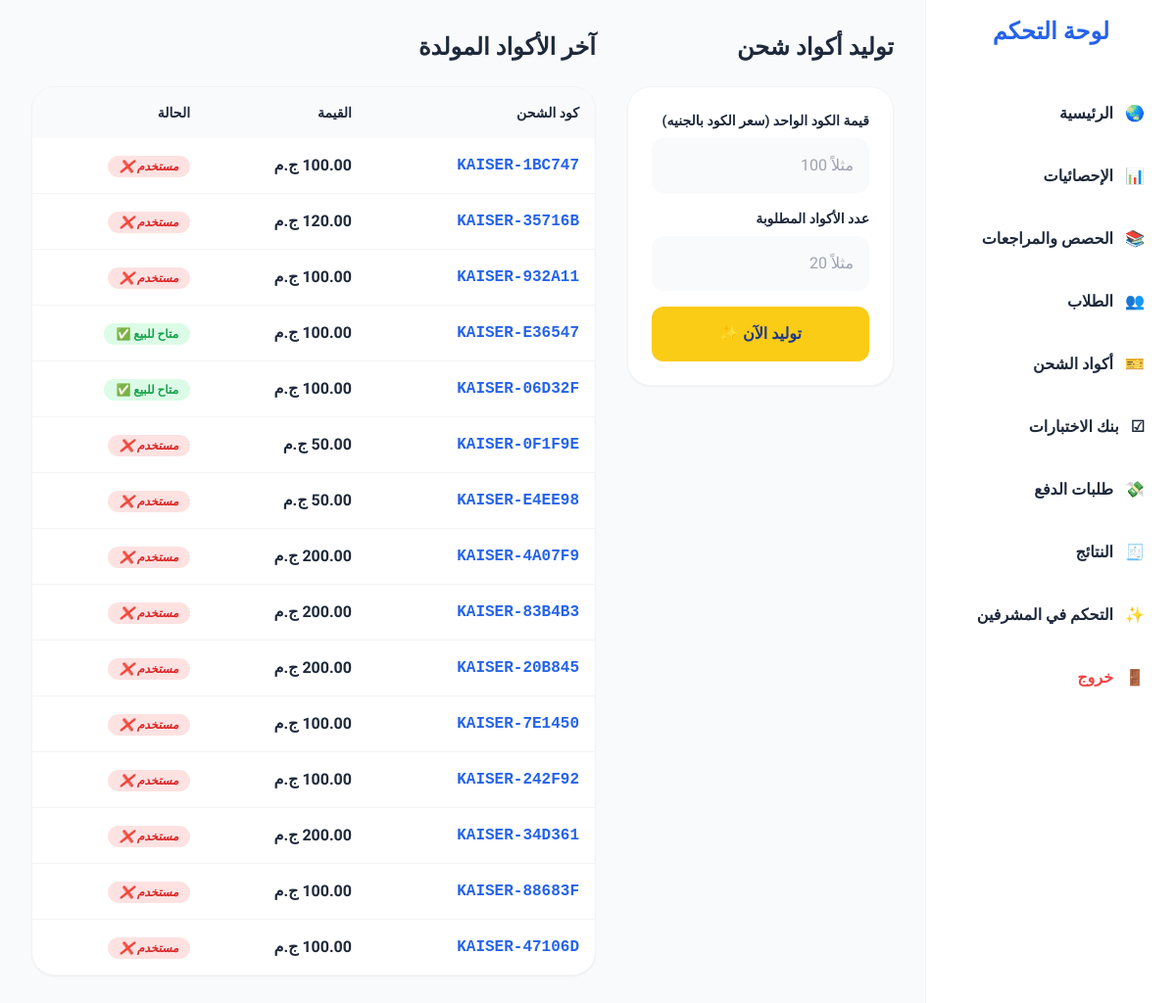
The app's page /admin/generate_codes.php (signed in) with its own data.
### tables this page shows
CREATE TABLE `recharge_codes` (
  `id` int(11) NOT NULL,
  `code` varchar(50) NOT NULL,
  `amount` decimal(10,2) NOT NULL,
  `is_used` tinyint(1) DEFAULT 0,
  `used_by` int(11) DEFAULT NULL,
  `used_at` timestamp NULL DEFAULT NULL,
  `created_at` timestamp NOT NULL DEFAULT current_timestamp(),
  `request_id` int(11) DEFAULT NULL
);

### admin/generate_codes.php (the view, shortened to what this page needs)
<?php
require_once 'header.php';
$codes = $pdo->query("SELECT * FROM recharge_codes ORDER BY id DESC LIMIT 15")->fetchAll();
?>
<div class="grid grid-cols-1 lg:grid-cols-3 gap-8">
    <div class="lg:col-span-1">
        <h2 class="text-2xl font-black mb-6">توليد أكواد شحن</h2>
        <form method="POST" class="bg-white dark:bg-slate-800 p-6 rounded-3xl shadow-sm space-y-4 border border-gray-100 dark:border-slate-700">
            <div>
                <label class="text-sm font-bold mb-2 block">قيمة الكود الواحد (سعر الكود بالجنيه)</label>
                <input type="number" name="amount" placeholder="مثلاً 100" class="w-full p-4 rounded-xl bg-gray-50 dark:bg-slate-700 border-none" required>
            </div>
            <div>
                <label class="text-sm font-bold mb-2 block">عدد الأكواد المطلوبة</label>
                <input type="number" name="count" placeholder="مثلاً 20" class="w-full p-4 rounded-xl bg-gray-50 dark:bg-slate-700 border-none" required>
            </div>
            <button name="generate" class="w-full bg-yellow-400 text-blue-900 font-black py-4 rounded-xl hover:bg-yellow-500 transition">توليد الآن ✨</button>
        </form>
    </div>
    <div class="lg:col-span-2">
        <h2 class="text-2xl font-black mb-6">آخر الأكواد المولدة</h2>
        <div class="bg-white dark:bg-slate-800 rounded-3xl shadow-sm border border-gray-100 dark:border-slate-700 overflow-hidden">
            <table class="w-full text-right">
                <thead class="bg-gray-50 dark:bg-slate-700/50">
                    <tr class="text-sm font-bold">
                        <th class="p-4">كود الشحن</th>
                        <th class="p-4">القيمة</th>
                        <th class="p-4">الحالة</th>
                    </tr>
                </thead>
                <tbody class="divide-y divide-gray-100 dark:divide-slate-700">
                    <?php foreach($codes as $c): ?>
                    <tr class="hover:bg-gray-50 dark:hover:bg-slate-700/30 transition">
                        <td class="p-4 font-mono font-bold text-blue-600 dark:text-blue-400"><?php echo $c['code']; ?></td>
                        <td class="p-4 font-black"><?php echo $c['amount']; ?> ج.م</td>
                        <td class="p-4">
                            <?php if($c['is_used']): ?>
                                <span class="bg-red-100 text-red-600 px-3 py-1 rounded-full text-xs font-bold italic">مستخدم ❌</span>
                            <?php else: ?>
                                <span class="bg-green-100 text-green-600 px-3 py-1 rounded-full text-xs font-bold">متاح للبيع ✅</span>
                            <?php endif; ?>
                        </td>
                    </tr>
                    <?php endforeach; ?>
                </tbody>
            </table>
        </div>
    </div>
</div>

### admin/header.php (style rules this page uses)
body { font-family: 'IBM Plex Sans Arabic', sans-serif; }

### records on screen
recharge_codes: code "KAISER-1BC747", amount "100.00", is_used "مستخدم ❌"
recharge_codes: code "KAISER-35716B", amount "120.00", is_used "مستخدم ❌"
recharge_codes: code "KAISER-932A11", amount "100.00", is_used "مستخدم ❌"
recharge_codes: code "KAISER-E36547", amount "100.00", is_used "متاح للبيع ✅"
recharge_codes: code "KAISER-06D32F", amount "100.00", is_used "متاح للبيع ✅"
recharge_codes: code "KAISER-0F1F9E", amount "50.00", is_used "مستخدم ❌"
recharge_codes: code "KAISER-E4EE98", amount "50.00", is_used "مستخدم ❌"
recharge_codes: code "KAISER-4A07F9", amount "200.00", is_used "مستخدم ❌"
recharge_codes: code "KAISER-83B4B3", amount "200.00", is_used "مستخدم ❌"
recharge_codes: code "KAISER-20B845", amount "200.00", is_used "مستخدم ❌"
recharge_codes: code "KAISER-7E1450", amount "100.00", is_used "مستخدم ❌"
recharge_codes: code "KAISER-242F92", amount "100.00", is_used "مستخدم ❌"
recharge_codes: code "KAISER-34D361", amount "200.00", is_used "مستخدم ❌"
recharge_codes: code "KAISER-88683F", amount "100.00", is_used "مستخدم ❌"
recharge_codes: code "KAISER-47106D", amount "100.00", is_used "مستخدم ❌"
